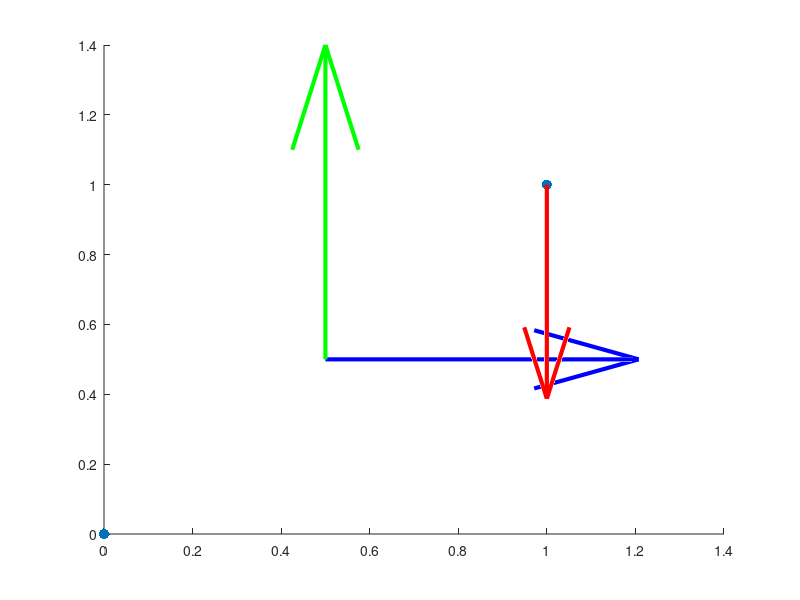

Write the MATLAB code that produced this figure. (Note: this script raises an error after producing the figure.)
clear
close all
hold on

% rod stuff
V = [0 0 0;
     1 1 1];
E = [1 2];

% plot_edges(V,E);
scatter3(V(:,1),V(:,2),V(:,3),'.b','SizeData', 500);

% force on rod
F = zeros(size(V,1),3);
F(2,2) = -9.8;
% quiver3(V(:,1),V(:,2),V(:,3),F(:,1),F(:,2),F(:,3),norm(F),'r','LineWidth',3);
quiver3(V(:,1),V(:,2),V(:,3),F(:,1),F(:,2),F(:,3),0.5,'r','LineWidth',3);

r = 0.635; % cm
a = pi*r^2; % m^2

% moment of inertia
I = a*r^2/4; % m^4

% max bending moment
% PV = V(E(:,2),:)-V(E(:,1),:);
% PV = normalizerow(PV);
% PV = [-PV(:,2) PV(:,1) zeros(size(PV,1),1)]; 
PV = [zeros(size(E,1),1) ones(size(E,1),1) zeros(size(E,1),1)]; % C matrix
MV = (V(E(:,2),:)+V(E(:,1),:))/2; % midpoints for plotting

M = cross(V(E(:,2),:)-V(E(:,1),:),F(2,:));
M_max = norm(M); % m
% M_max = norm(rod)*norm(F);

% bending stress
sigma_b = M_max * r / I % N * m^2 / m^4 = N / m^2 = Pa

% quiver3(MV(:,1),MV(:,2),MV(:,3),M(:,1),M(:,2),M(:,3),dot([1 0 0],M),'g','LineWidth',3);
quiver3(MV(:,1),MV(:,2),MV(:,3),M(:,1),M(:,2),M(:,3),1/norm(M),'b','LineWidth',3);
quiver3(MV(:,1),MV(:,2),MV(:,3),PV(:,1),PV(:,2),PV(:,3),'g','LineWidth',3);

[CV,CF,CJ,CI] = edge_cylinders(V,E,...
    'PolySize',10,'Thickness',r);

% plot the cylinders
color = sign(M_max);
tsurf(CF,CV,falpha(1,0),'EdgeColor',[0.2 0.2 0.2])%,'CData',color);

axis equal
camup([0 1 0])
cameratoolbar('SetCoordSys','y')
cameratoolbar('setmode','orbit')
camproj('perspective');